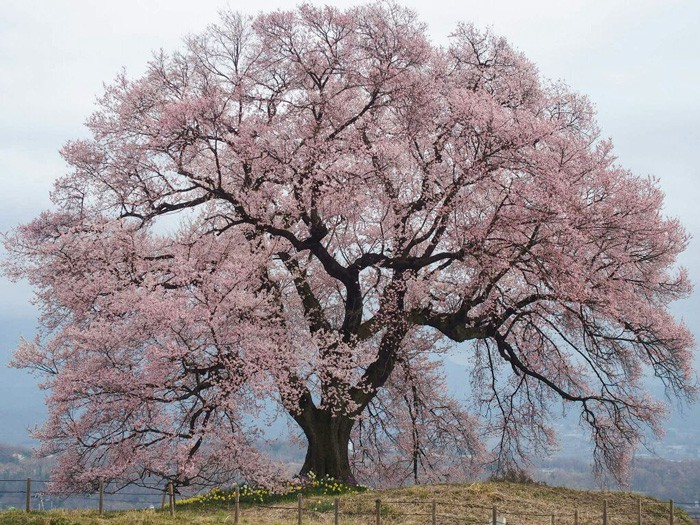
#> input picture image/sakura-hiru.jpg, 700 x 525 px, found by its file name
$ python task1-3.py
#> lines starting #> are read from the running program, lines starting #| are printed output that depends on the picture
import cv2

imagePath = '/home/ug-islab/isLab/introduction/image'
savePath = '/home/ug-islab/isLab/introduction/result'

img1 = cv2.imread(f'{imagePath}/sakura-hiru.jpg')
#> img1 is the input picture: shape (525, 700, 3); mean B, G, R 148.4, 144.4, 153.5
img2 = cv2.imread(f'{imagePath}/sakura-yoru.jpg')
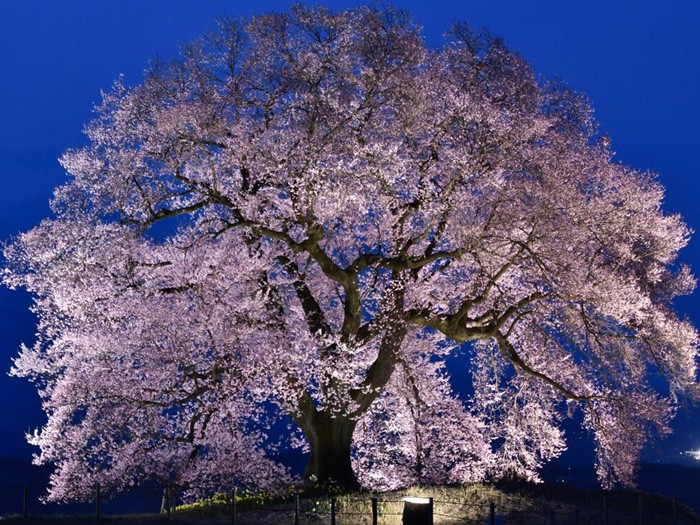
#> input picture image/sakura-yoru.jpg, 700 x 525 px, found by its file name
#> img2 is the input picture: shape (525, 700, 3); mean B, G, R 118.7, 81, 83.6

gray_day = cv2.cvtColor(img1, cv2.COLOR_BGR2GRAY)
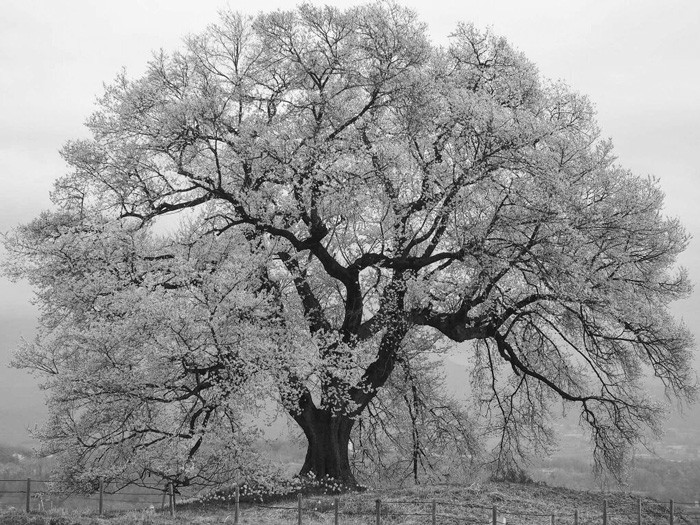
#> gray_day: shape (525, 700); min 1, max 255, mean 147.6
gray_night = cv2.cvtColor(img2, cv2.COLOR_BGR2GRAY)
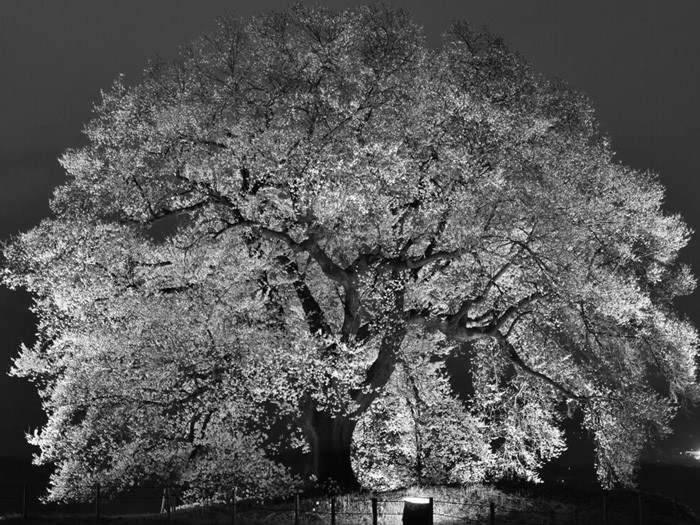
#> gray_night: shape (525, 700); min 0, max 255, mean 86.1

diff_img = cv2.absdiff(gray_day, gray_night)
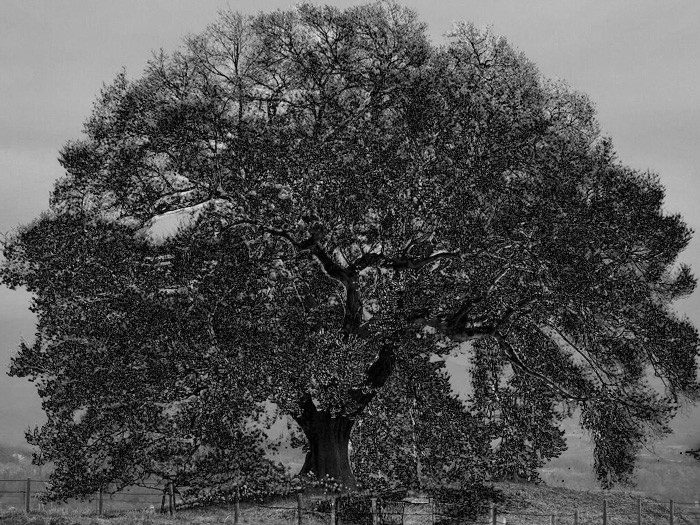
#> diff_img: shape (525, 700); min 0, max 240, mean 81.4

# _, binary_diff = cv2.threshold(diff_img, 30, 255, cv2.THRESH_BINARY)
cv2.imshow("Difference", diff_img)
cv2.waitKey(0)

cv2.imwrite(f'{savePath}/diff-sakura.jpg', diff_img)
